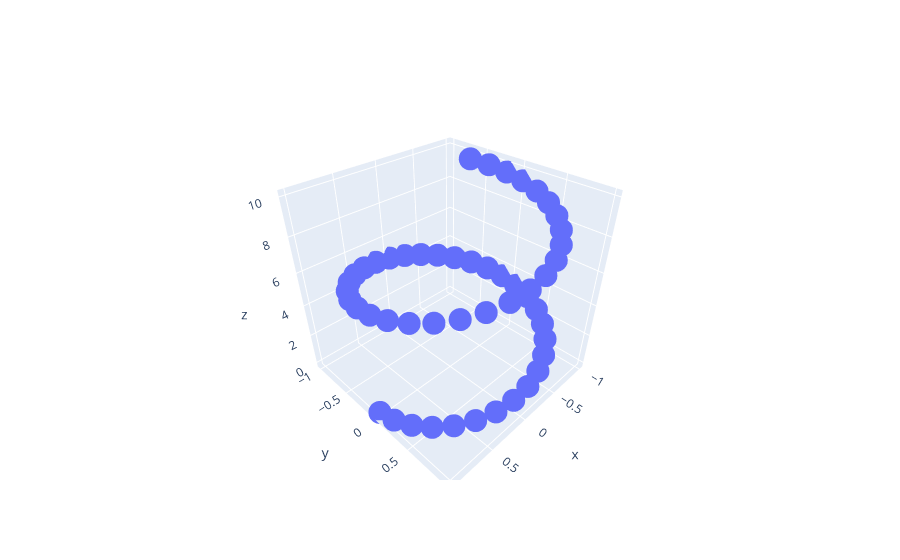

The code cell stored with this chart in its notebook:
### Code cell
import plotly.graph_objects as go
import numpy as np

# Helix equation
t = np.linspace(0, 10, 50)
x, y, z = np.cos(t), np.sin(t), t

fig = go.Figure(data=[go.Scatter3d(x=x, y=y, z=z,
                                   mode='markers')])
fig.show()
